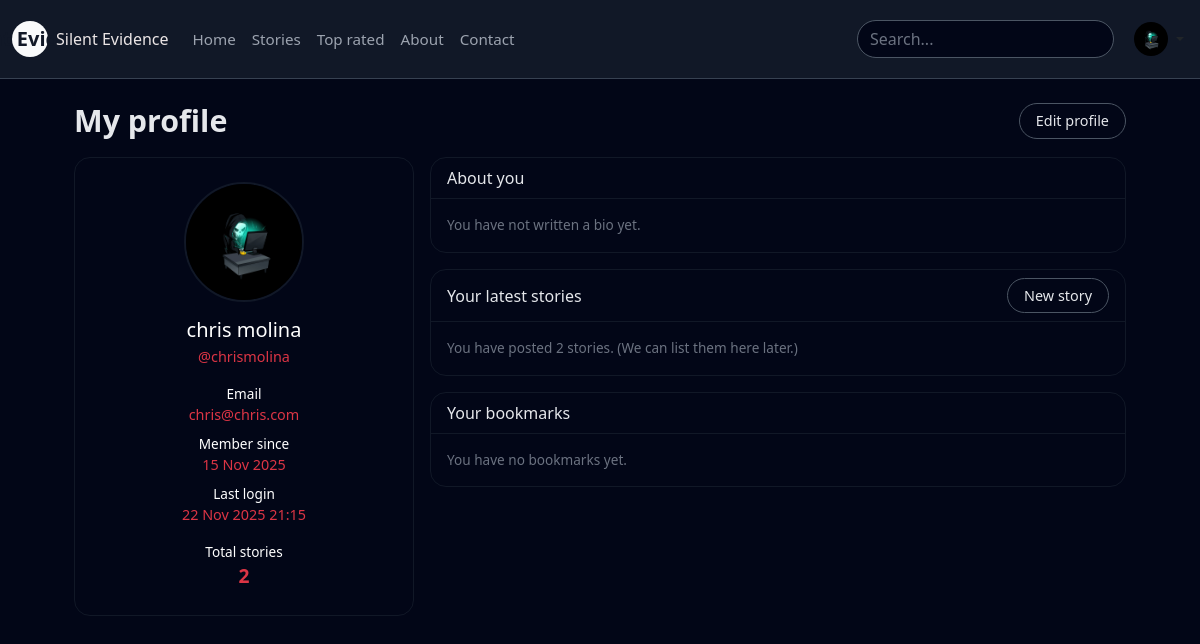
Before: /profile.php (signed in) with the older database file.
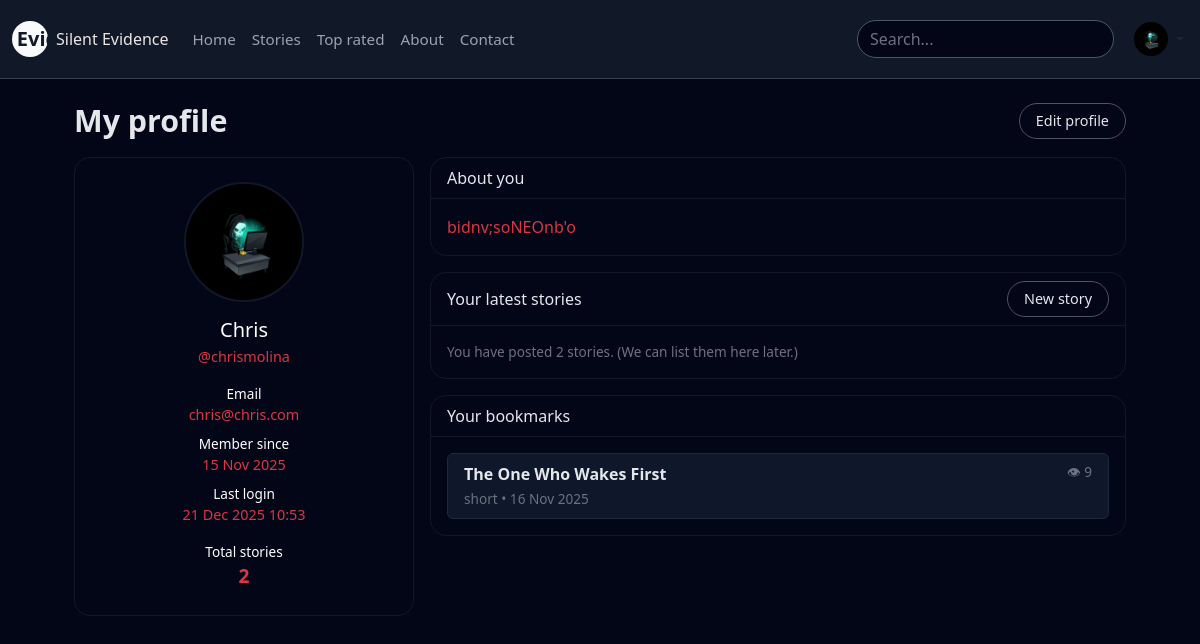
After: the same page with the newer database file.
### tables this page shows
CREATE TABLE `users` (
  `id` int(10) UNSIGNED NOT NULL,
  `username` varchar(50) NOT NULL,
  `email` varchar(190) NOT NULL,
  `password_hash` varchar(255) NOT NULL,
  `display_name` varchar(100) NOT NULL,
  `avatar` varchar(255) DEFAULT NULL,
  `bio` text DEFAULT NULL,
  `role` enum('user','admin') NOT NULL DEFAULT 'user',
  `created_at` datetime NOT NULL DEFAULT current_timestamp(),
  `last_login` datetime DEFAULT NULL
);

CREATE TABLE `stories` (
  `id` int(10) UNSIGNED NOT NULL,
  `user_id` int(10) UNSIGNED NOT NULL,
  `title` varchar(200) NOT NULL,
  `slug` varchar(220) NOT NULL,
  `category` enum('true','paranormal','urban','short','haunted','ghosts','missing','crime','sleep','forest','night','calls','creatures','abandoned','psychological') NOT NULL DEFAULT 'true',
  `content` longtext NOT NULL,
  `image_path` varchar(255) DEFAULT NULL,
  `is_published` tinyint(1) NOT NULL DEFAULT 1,
  `is_featured` tinyint(1) NOT NULL DEFAULT 0,
  `views` int(10) UNSIGNED NOT NULL DEFAULT 0,
  `likes` int(10) UNSIGNED NOT NULL DEFAULT 0,
  `image` varchar(255) DEFAULT NULL,
  `created_at` datetime NOT NULL DEFAULT current_timestamp(),
  `updated_at` datetime NOT NULL DEFAULT current_timestamp() ON UPDATE current_timestamp()
);

### profile.php (the view, shortened to what this page needs)
<?php
require 'include/db.php';
$userId = (int) $_SESSION['user_id'];
$stmt = $pdo->prepare(
  'SELECT id, username, display_name, email, avatar, bio, created_at, last_login
       FROM users
      WHERE id = :id
      LIMIT 1'
);
$stmt->execute([':id' => $userId]);
$user = $stmt->fetch();
$totalStoriesQuery = $pdo->prepare('SELECT COUNT(*) FROM stories WHERE user_id = :id');
$totalStoriesQuery->execute([':id' => $userId]);
$totalStories = (int) $totalStoriesQuery->fetchColumn();
$bookmarksStmt = $pdo->prepare("
    SELECT s.id, s.title, s.category, s.created_at, s.views
    FROM story_bookmarks b
    JOIN stories s ON s.id = b.story_id
    WHERE b.user_id = :uid
    ORDER BY b.created_at DESC
");
$bookmarksStmt->execute([':uid' => $userId]);
$bookmarks = $bookmarksStmt->fetchAll(PDO::FETCH_ASSOC);
?>
<!doctype html>
<html lang="en">
<head>
  <link
    href="https://cdn.jsdelivr.net/npm/bootstrap@5.3.3/dist/css/bootstrap.min.css"
    rel="stylesheet">
</head>
<body>
  <?php include 'include/header.php'; ?>
  <div class="page-wrapper">
    <div class="profile-header d-flex justify-content-between align-items-center">
      <h1>My profile</h1>
      <button
        class="btn btn-outline-silent"
        type="button"
        data-bs-toggle="modal"
        data-bs-target="#editProfileModal">
        Edit profile
      </button>
    </div>
    <div class="row g-3">
      <div class="col-md-4">
        <div class="card card-dark h-100">
          <div class="card-body text-center py-4 px-4">
            <img
              src="<?php echo htmlspecialchars($user['avatar']); ?>"
              alt="Avatar"
              class="avatar-lg mb-3">
            <h2 class="h5 mb-1 text-white">
              <?php echo htmlspecialchars($user['display_name'] ?: $user['username']); ?>
            </h2>
            <div class="username-tag mb-3 text-danger">
              @<?php echo htmlspecialchars($user['username']); ?>
            </div>
            <div class="mb-2">
              <div class="meta-label text-white">Email</div>
              <div class="meta-value text-danger">
                <?php echo htmlspecialchars($user['email']); ?>
              </div>
            </div>
            <div class="mb-2">
              <div class="meta-label text-white">Member since</div>
              <div class="meta-value text-danger">
                <?php echo date('d M Y', strtotime($user['created_at'])); ?>
              </div>
            </div>
            <div class="mb-3">
              <div class="meta-label text-white">Last login</div>
              <div class="meta-value text-danger">
                <?php echo $user['last_login']
                  ? date('d M Y H:i', strtotime($user['last_login']))
                  : 'First time online'; ?>
              </div>
            </div>
            <div class="mt-2">
              <div class="meta-label text-white">Total stories</div>
              <div class="stat-number text-danger">
                <?php echo $totalStories; ?>
              </div>
            </div>
          </div>
        </div>
      </div>
      <div class="col-md-8">
        <div class="card card-dark mb-3">
          <div class="card-header bg-transparent">
            About you
          </div>
          <div class="card-body">
            <?php if ($user['bio']): ?>
              <p class="mb-0 text-danger">
                <?php echo nl2br(htmlspecialchars($user['bio'])); ?>
              </p>
            <?php else: ?>
              <p class="text-muted-small mb-0">
                You have not written a bio yet.
              </p>
            <?php endif; ?>
          </div>
        </div>
        <div class="card card-dark">
          <div class="card-header bg-transparent d-flex justify-content-between align-items-center">
            <span>Your latest stories</span>
            <a href="submit_story.php" class="btn btn-outline-silent btn-sm">
              New story
            </a>
          </div>
          <div class="card-body">
            <?php if ($totalStories === 0): ?>
              <p class="text-muted-small mb-0">
                You have not posted any stories yet.
              </p>
            <?php else: ?>
              <p class="text-muted-small mb-0">
                You have posted <?php echo $totalStories; ?> stories.
                (We can list them here later.)
              </p>
            <?php endif; ?>
          </div>
        </div>
        <div class="card card-dark mt-3">
          <div class="card-header bg-transparent">
            Your bookmarks
          </div>
          <div class="card-body">
            <?php if (!$bookmarks): ?>
              <p class="text-muted-small mb-0">You have no bookmarks yet.</p>
            <?php else: ?>
              <div class="list-group">
                <?php foreach ($bookmarks as $bm): ?>
                  <a href="story.php?id=<?php echo $bm['id']; ?>"
                    class="list-group-item list-group-item-action"
                    style="background:#0f172a;border:1px solid #1e293b;color:#e5e7eb;">
                    <div class="d-flex justify-content-between">
                      <div>
                        <strong><?php echo htmlspecialchars($bm['title']); ?></strong><br>
                        <span class="text-muted-small">
                          <?php echo htmlspecialchars($bm['category']); ?> •
                          <?php echo date('d M Y', strtotime($bm['created_at'])); ?>
                        </span>
                      </div>
                      <span class="text-muted-small">
                        👁 <?php echo (int)$bm['views']; ?>
                      </span>
                    </div>
                  </a>
                <?php endforeach; ?>
              </div>
            <?php endif; ?>
          </div>
        </div>
      </div>
    </div>
  </div>
</body>
</html>

### include/header.php (shortened to what this page needs)
<?php
$isLoggedIn = isset($_SESSION['user_id']);
$userAvatar = $_SESSION['user_avatar'] ?? 'https://i.pravatar.cc/40';
?>
<header class="top-navbar">
    <nav class="navbar navbar-expand-lg navbar-dark bg-transparent py-3">
        <div class="container-fluid">
            <a class="navbar-brand d-flex align-items-center" href="index.php">
                <span class="brand-icon me-2">Silent Evidence</span>
                <span class="brand-text">Silent Evidence</span>
            </a>
            <div class="collapse navbar-collapse" id="mainNavbar">
                <ul class="navbar-nav me-auto mb-2 mb-lg-0">
                    <li class="nav-item">
                        <a class="nav-link <?php echo basename($_SERVER['PHP_SELF']) === 'index.php' ? 'active' : '' ?>" href="index.php">Home</a>
                    </li>
                    <li class="nav-item">
                        <a class="nav-link <?php echo basename($_SERVER['PHP_SELF']) === 'stories.php' ? 'active' : '' ?>" href="stories.php">Stories</a>
                    </li>
                    <li class="nav-item">
                        <a class="nav-link <?php echo basename($_SERVER['PHP_SELF']) === 'top.php' ? 'active' : '' ?>" href="top.php">Top rated</a>
                    </li>
                    <li class="nav-item">
                        <a class="nav-link <?php echo basename($_SERVER['PHP_SELF']) === 'about.php' ? 'active' : '' ?>" href="about.php">About</a>
                    </li>
                    <li class="nav-item">
                        <a class="nav-link <?php echo basename($_SERVER['PHP_SELF']) === 'contact.php' ? 'active' : '' ?>" href="contact.php">Contact</a>
                    </li>
                </ul>
                <form class="d-flex me-3 mt-2 mt-lg-0" action="search.php" method="get">
                    <input
                        class="form-control search-input" type="search" name="q" placeholder="Search..." aria-label="Search">
                </form>
                <?php if (!$isLoggedIn): ?>
                    <div class="d-flex gap-2 mt-2 mt-lg-0">
                        <a href="login.php" class="btn btn-outline-danger btn-sm rounded-pill">Login</a>
                        <a href="signup.php" class="btn btn-warning btn-sm rounded-pill fw-semibold">Sign up</a>
                    </div>
                <?php else: ?>
                    <div class="dropdown mt-2 mt-lg-0">
                        <button
                            class="btn btn-profile dropdown-toggle d-flex align-items-center"
                            type="button"
                            data-bs-toggle="dropdown"
                            aria-expanded="false">
                            <img
                                src="<?php echo htmlspecialchars($userAvatar); ?>"
                                alt="Profile"
                                class="profile-img me-1">
                        </button>
                    </div>
                <?php endif; ?>
            </div>
        </div>
    </nav>
</header>

### profile.php (style rules this page uses)
body { background-color: #020617; color: #e5e7eb; font-family: system-ui, -apple-system, BlinkMacSystemFont, "Segoe UI", sans-serif; }
.page-wrapper { padding: 24px; max-width: 1100px; margin: 0 auto; }
.profile-header { margin-bottom: 18px; }
.profile-header h1 { font-size: 1.9rem; font-weight: 700; margin: 0; }
.card-dark { background-color: #020617; border-radius: 16px; border: 1px solid #111827; }
.card-dark .card-header { border-bottom-color: #111827; font-size: 1rem; color: #e5e7eb; }
.avatar-lg { width: 120px; height: 120px; border-radius: 999px; object-fit: cover; border: 2px solid #111827; }
.username-tag { font-size: 0.9rem; color: #9ca3af; }
.meta-label { font-size: 0.85rem; color: #9ca3af; }
.meta-value { font-size: 0.9rem; }
.stat-number { font-size: 1.2rem; font-weight: 600; }
.text-muted-small { font-size: 0.85rem; color: #6b7280; }
.btn-outline-silent { border-color: #4b5563; color: #e5e7eb; font-size: 0.9rem; border-radius: 999px; padding: 6px 16px; }
.form-control { background-color: #111827; border-color: #1f2937; color: #e5e7eb; }

### include/header.php (style rules this page uses)
.top-navbar { background-color: #111827; border-bottom: 1px solid #374151; }
.brand-icon { width: 36px; height: 36px; border-radius: 999px; background-color: #f9fafb; color: #111827; display: flex; align-items: center; justify-content: center; font-weight: 700; font-size: 20px; }
.brand-text { font-size: 1rem; color: #ebe5e5ff; }
.navbar .nav-link { color: #9ca3af; font-size: 0.95rem; }
.search-input { min-width: 220px; border-radius: 999px; background-color: #020617; border: 1px solid #4b5563; color: #e5e7eb; }
.search-input::placeholder { color: #6b7280; }
.btn-profile { padding: 2px 4px; background-color: transparent; border: none; }
.profile-img { width: 34px; height: 34px; border-radius: 999px; object-fit: cover; }

Changed rows visible on the page:
changed users "chrismolina": display_name "chris molina" → "Chris"; last_login "22 Nov 2025 21:15" → "21 Dec 2025 10:53"; bio (not shown) → "bidnv;soNEOnb'o"
now on this page (row edited): stories: title "The One Who Wakes First", category "short", created_at "16 Nov 2025", views "9"
Other visible differences:
text no longer shown: "You have not written a bio yet. You have no bookmarks yet."
